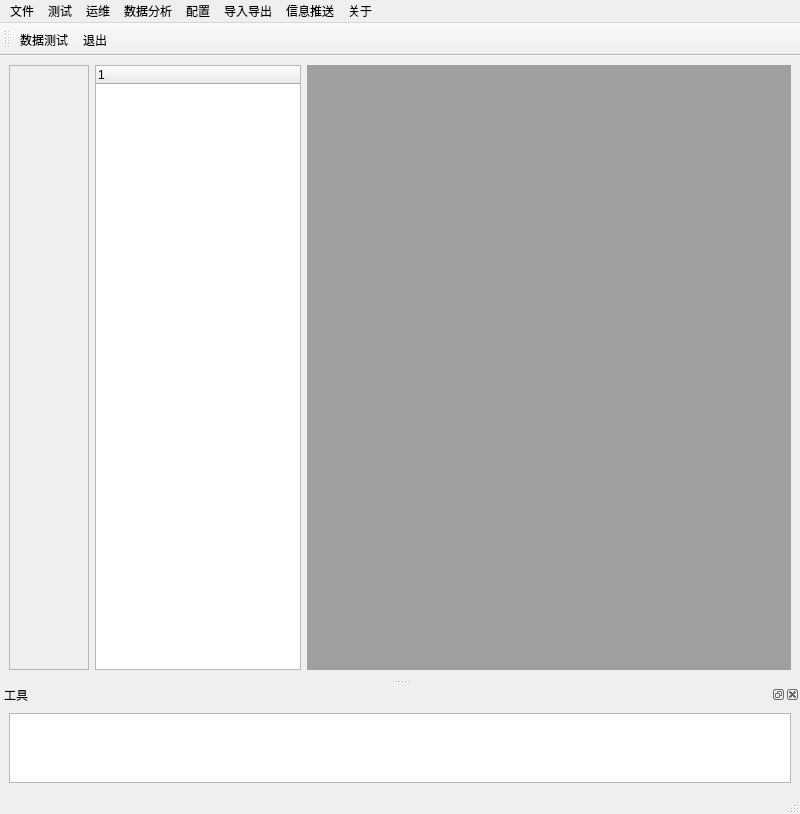
<?xml version="1.0" encoding="UTF-8"?>
<ui version="4.0">
 <class>MainWindow</class>
 <widget class="QMainWindow" name="MainWindow">
  <property name="geometry">
   <rect>
    <x>0</x>
    <y>0</y>
    <width>800</width>
    <height>600</height>
   </rect>
  </property>
  <property name="windowTitle">
   <string>MainWindow</string>
  </property>
  <property name="windowIcon">
   <iconset>
    <normaloff>images/log.png</normaloff>images/log.png</iconset>
  </property>
  <widget class="QWidget" name="centralwidget">
   <layout class="QVBoxLayout" name="verticalLayout">
    <item>
     <layout class="QHBoxLayout" name="horizontalLayout">
      <item>
       <widget class="QFrame" name="frame">
        <property name="minimumSize">
         <size>
          <width>80</width>
          <height>0</height>
         </size>
        </property>
        <property name="frameShape">
         <enum>QFrame::StyledPanel</enum>
        </property>
        <property name="frameShadow">
         <enum>QFrame::Raised</enum>
        </property>
        <layout class="QVBoxLayout" name="verticalLayout_2">
         <item>
          <widget class="QPushButton" name="btnFile">
           <property name="minimumSize">
            <size>
             <width>55</width>
             <height>55</height>
            </size>
           </property>
           <property name="maximumSize">
            <size>
             <width>55</width>
             <height>55</height>
            </size>
           </property>
           <property name="toolTip">
            <string>文件</string>
           </property>
           <property name="whatsThis">
            <string/>
           </property>
           <property name="layoutDirection">
            <enum>Qt::LeftToRight</enum>
           </property>
           <property name="text">
            <string/>
           </property>
           <property name="icon">
            <iconset>
             <normaloff>images/file.png</normaloff>images/file.png</iconset>
           </property>
           <property name="iconSize">
            <size>
             <width>50</width>
             <height>50</height>
            </size>
           </property>
           <property name="checkable">
            <bool>false</bool>
           </property>
           <property name="autoDefault">
            <bool>false</bool>
           </property>
           <property name="default">
            <bool>false</bool>
           </property>
           <property name="flat">
            <bool>true</bool>
           </property>
          </widget>
         </item>
         <item>
          <spacer name="verticalSpacer_2">
           <property name="orientation">
            <enum>Qt::Vertical</enum>
           </property>
           <property name="sizeType">
            <enum>QSizePolicy::Fixed</enum>
           </property>
           <property name="sizeHint" stdset="0">
            <size>
             <width>20</width>
             <height>50</height>
            </size>
           </property>
          </spacer>
         </item>
         <item>
          <widget class="QLabel" name="labelCamera">
           <property name="minimumSize">
            <size>
             <width>50</width>
             <height>50</height>
            </size>
           </property>
           <property name="maximumSize">
            <size>
             <width>50</width>
             <height>50</height>
            </size>
           </property>
           <property name="text">
            <string/>
           </property>
           <property name="pixmap">
            <pixmap>images/camera.png</pixmap>
           </property>
           <property name="scaledContents">
            <bool>true</bool>
           </property>
          </widget>
         </item>
         <item>
          <spacer name="verticalSpacer_3">
           <property name="orientation">
            <enum>Qt::Vertical</enum>
           </property>
           <property name="sizeType">
            <enum>QSizePolicy::Fixed</enum>
           </property>
           <property name="sizeHint" stdset="0">
            <size>
             <width>20</width>
             <height>50</height>
            </size>
           </property>
          </spacer>
         </item>
         <item>
          <widget class="QLabel" name="labelSetting">
           <property name="minimumSize">
            <size>
             <width>50</width>
             <height>50</height>
            </size>
           </property>
           <property name="maximumSize">
            <size>
             <width>50</width>
             <height>50</height>
            </size>
           </property>
           <property name="text">
            <string/>
           </property>
           <property name="pixmap">
            <pixmap>images/parameter.png</pixmap>
           </property>
           <property name="scaledContents">
            <bool>true</bool>
           </property>
          </widget>
         </item>
         <item>
          <spacer name="verticalSpacer_4">
           <property name="orientation">
            <enum>Qt::Vertical</enum>
           </property>
           <property name="sizeType">
            <enum>QSizePolicy::Fixed</enum>
           </property>
           <property name="sizeHint" stdset="0">
            <size>
             <width>20</width>
             <height>50</height>
            </size>
           </property>
          </spacer>
         </item>
         <item>
          <widget class="QLabel" name="labelFigure">
           <property name="minimumSize">
            <size>
             <width>50</width>
             <height>50</height>
            </size>
           </property>
           <property name="maximumSize">
            <size>
             <width>50</width>
             <height>50</height>
            </size>
           </property>
           <property name="text">
            <string/>
           </property>
           <property name="pixmap">
            <pixmap>images/plot.png</pixmap>
           </property>
           <property name="scaledContents">
            <bool>true</bool>
           </property>
          </widget>
         </item>
         <item>
          <spacer name="verticalSpacer_5">
           <property name="orientation">
            <enum>Qt::Vertical</enum>
           </property>
           <property name="sizeType">
            <enum>QSizePolicy::Fixed</enum>
           </property>
           <property name="sizeHint" stdset="0">
            <size>
             <width>20</width>
             <height>50</height>
            </size>
           </property>
          </spacer>
         </item>
         <item>
          <widget class="QLabel" name="labelPrinter">
           <property name="minimumSize">
            <size>
             <width>50</width>
             <height>50</height>
            </size>
           </property>
           <property name="maximumSize">
            <size>
             <width>50</width>
             <height>50</height>
            </size>
           </property>
           <property name="text">
            <string/>
           </property>
           <property name="pixmap">
            <pixmap>images/print.png</pixmap>
           </property>
           <property name="scaledContents">
            <bool>true</bool>
           </property>
          </widget>
         </item>
         <item>
          <spacer name="verticalSpacer_6">
           <property name="orientation">
            <enum>Qt::Vertical</enum>
           </property>
           <property name="sizeType">
            <enum>QSizePolicy::Fixed</enum>
           </property>
           <property name="sizeHint" stdset="0">
            <size>
             <width>20</width>
             <height>50</height>
            </size>
           </property>
          </spacer>
         </item>
         <item>
          <widget class="QLabel" name="labelSpeed">
           <property name="minimumSize">
            <size>
             <width>50</width>
             <height>50</height>
            </size>
           </property>
           <property name="maximumSize">
            <size>
             <width>50</width>
             <height>50</height>
            </size>
           </property>
           <property name="text">
            <string/>
           </property>
           <property name="pixmap">
            <pixmap>images/speed.png</pixmap>
           </property>
           <property name="scaledContents">
            <bool>true</bool>
           </property>
          </widget>
         </item>
         <item>
          <spacer name="verticalSpacer">
           <property name="orientation">
            <enum>Qt::Vertical</enum>
           </property>
           <property name="sizeType">
            <enum>QSizePolicy::Expanding</enum>
           </property>
           <property name="sizeHint" stdset="0">
            <size>
             <width>20</width>
             <height>40</height>
            </size>
           </property>
          </spacer>
         </item>
        </layout>
       </widget>
      </item>
      <item>
       <widget class="QTreeWidget" name="treeWidget">
        <property name="maximumSize">
         <size>
          <width>600</width>
          <height>16777215</height>
         </size>
        </property>
       </widget>
      </item>
      <item>
       <widget class="QMdiArea" name="mdiArea"/>
      </item>
     </layout>
    </item>
   </layout>
  </widget>
  <widget class="QMenuBar" name="menubar">
   <property name="geometry">
    <rect>
     <x>0</x>
     <y>0</y>
     <width>800</width>
     <height>22</height>
    </rect>
   </property>
   <widget class="QMenu" name="menu">
    <property name="title">
     <string>文件</string>
    </property>
    <addaction name="actionThread"/>
   </widget>
   <widget class="QMenu" name="menu_2">
    <property name="title">
     <string>测试</string>
    </property>
    <addaction name="actionDataTest"/>
   </widget>
   <widget class="QMenu" name="menu_3">
    <property name="title">
     <string>运维</string>
    </property>
   </widget>
   <widget class="QMenu" name="menu_4">
    <property name="title">
     <string>数据分析</string>
    </property>
   </widget>
   <widget class="QMenu" name="menu_5">
    <property name="title">
     <string>配置</string>
    </property>
    <addaction name="actionTool"/>
   </widget>
   <widget class="QMenu" name="menu_6">
    <property name="title">
     <string>导入导出</string>
    </property>
   </widget>
   <widget class="QMenu" name="menu_7">
    <property name="title">
     <string>信息推送</string>
    </property>
   </widget>
   <widget class="QMenu" name="menu_8">
    <property name="title">
     <string>关于</string>
    </property>
    <addaction name="actionExit"/>
   </widget>
   <addaction name="menu"/>
   <addaction name="menu_2"/>
   <addaction name="menu_3"/>
   <addaction name="menu_4"/>
   <addaction name="menu_5"/>
   <addaction name="menu_6"/>
   <addaction name="menu_7"/>
   <addaction name="menu_8"/>
  </widget>
  <widget class="QToolBar" name="toolBar">
   <property name="windowTitle">
    <string>toolBar</string>
   </property>
   <attribute name="toolBarArea">
    <enum>TopToolBarArea</enum>
   </attribute>
   <attribute name="toolBarBreak">
    <bool>false</bool>
   </attribute>
   <addaction name="actionDataTest"/>
   <addaction name="actionExit"/>
  </widget>
  <widget class="QStatusBar" name="statusbar"/>
  <widget class="QDockWidget" name="dockWidget">
   <property name="floating">
    <bool>false</bool>
   </property>
   <property name="windowTitle">
    <string>工具</string>
   </property>
   <attribute name="dockWidgetArea">
    <number>8</number>
   </attribute>
   <widget class="QWidget" name="dockWidgetContents">
    <layout class="QVBoxLayout" name="verticalLayout_3">
     <item>
      <widget class="QTextBrowser" name="textBrowser">
       <property name="tabStopWidth">
        <number>80</number>
       </property>
      </widget>
     </item>
    </layout>
   </widget>
  </widget>
  <action name="actionDataTest">
   <property name="icon">
    <iconset>
     <normaloff>images/loadtest.png</normaloff>images/loadtest.png</iconset>
   </property>
   <property name="text">
    <string>数据测试</string>
   </property>
   <property name="toolTip">
    <string>测试</string>
   </property>
  </action>
  <action name="actionExit">
   <property name="icon">
    <iconset>
     <normaloff>images/exit.png</normaloff>images/exit.png</iconset>
   </property>
   <property name="text">
    <string>退出</string>
   </property>
  </action>
  <action name="actionThread">
   <property name="checkable">
    <bool>true</bool>
   </property>
   <property name="text">
    <string>多线程</string>
   </property>
  </action>
  <action name="actionTool">
   <property name="icon">
    <iconset>
     <normaloff>images/parameter.png</normaloff>images/parameter.png</iconset>
   </property>
   <property name="text">
    <string>工具</string>
   </property>
  </action>
 </widget>
 <resources/>
 <connections/>
</ui>
